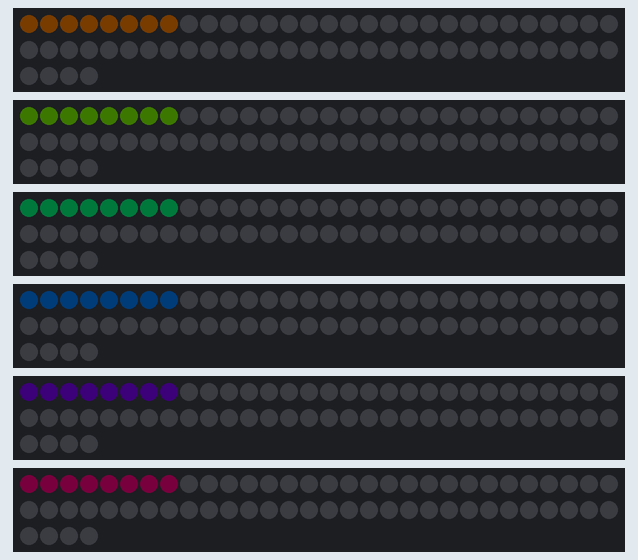
The sketch below on a simulated STM32 Blue Pill. Shown: 6 × 64 RGB LEDs in strip order, left to right, continuing on the next row. Dim RGB values are drawn brighter than linear; the strip is taken to match the declared colour order.

Above: at 0.71 s.
At 1.22 s:
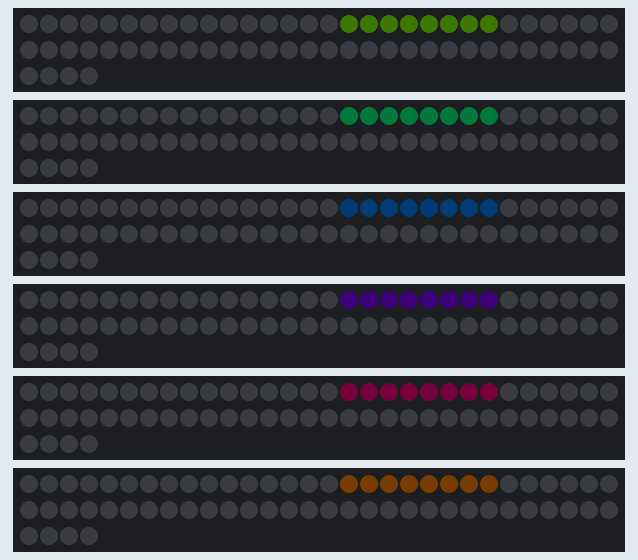
At 1.66 s:
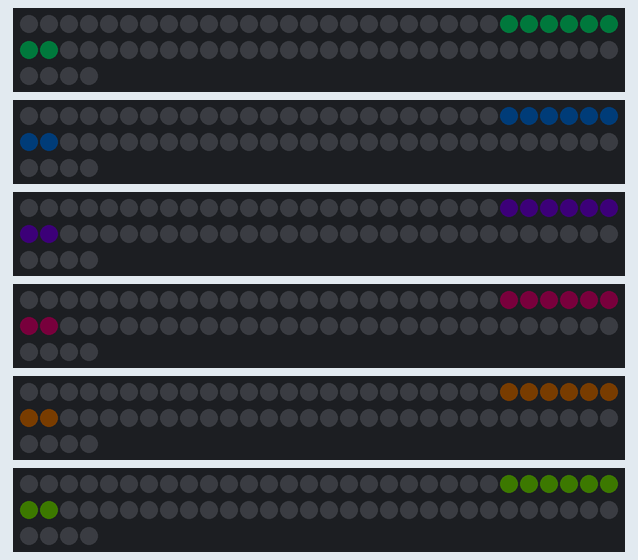
At 2.29 s:
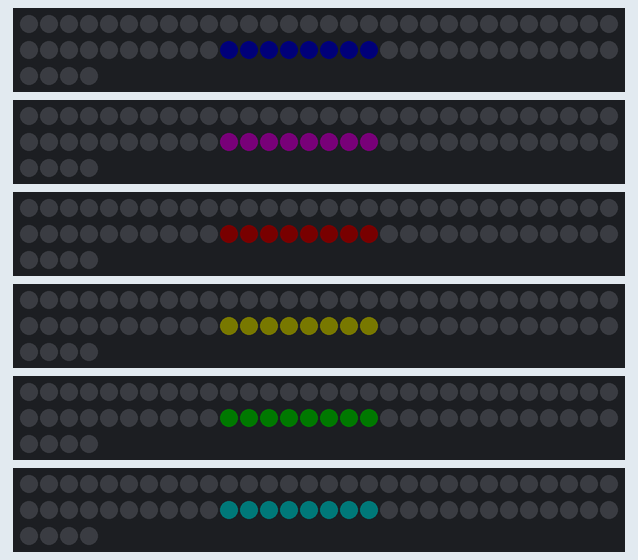
At 3.01 s:
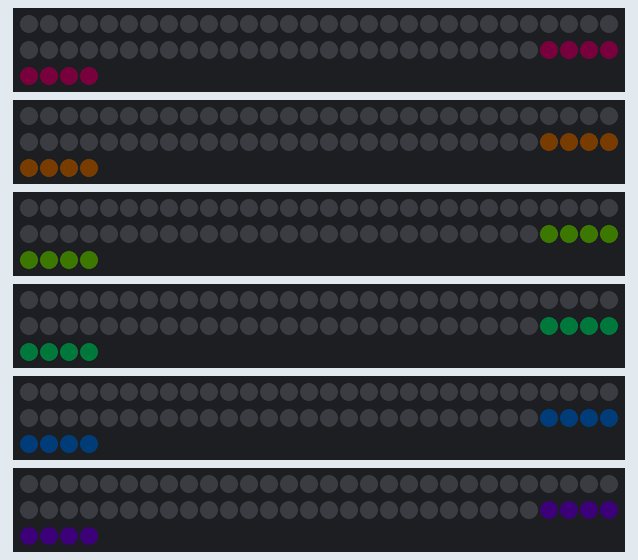

The sketch:

stm32f4-neon-cube-test.ino
```cpp
#include <Adafruit_NeoPixel.h>

Adafruit_NeoPixel neon_a(64, PB4,  NEO_RGB + NEO_KHZ800);
Adafruit_NeoPixel neon_b(64, PA13, NEO_RGB + NEO_KHZ800);
Adafruit_NeoPixel neon_c(64, PB12, NEO_RGB + NEO_KHZ800);
Adafruit_NeoPixel neon_d(64, PB13, NEO_RGB + NEO_KHZ800);
Adafruit_NeoPixel neon_e(64, PB14, NEO_RGB + NEO_KHZ800);
Adafruit_NeoPixel neon_f(64, PB3,  NEO_RGB + NEO_KHZ800);
Adafruit_NeoPixel neon[6] = { neon_a, neon_b, neon_c, neon_d, neon_e, neon_f };
uint32_t color = 0;
uint32_t frame = 0;

void setup() {
  for (int j = 0; j < 6; j++) {
    neon[j].begin();
    neon[j].setBrightness(4);
  }
  delay(500);
}

void loop() {
  frame++;
  if (frame == 64) {
    frame = 0;
  }
  for (uint32_t i = 0; i < 6; i++) {
    color = neon[i].ColorHSV((1023 * frame + 10922 * i) % 65536, 200, 120);
    neon[i].clear();
    neon[i].fill(color, frame - (frame % 8), 8);
    neon[i].show();
  }
  delay(30);
}
```

Measured:
- by itself, everything shown: repeats every 2.7 s, in 14 steps
